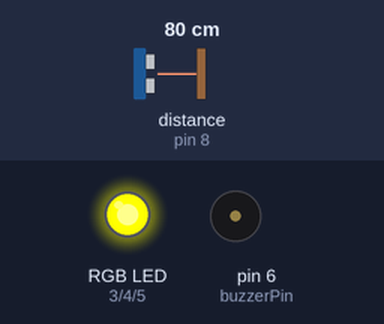
Bench run of a sketch on a simulated Arduino Uno, built with avr-gcc and run on an emulated ATmega328P. On the bench: an RGB LED mixed from three pins (HIGH = lit), buzzer (waves = sounding, pin HIGH). The inputs (shaded band) are chosen by the test bench; at power-on: distance to the obstacle (sensor on pin 8) 80 cm. The echo pulse lasts 58.3 µs per cm.

Above: at 1.2 s.
1.3 s: distance to the obstacle (sensor on pin 8) set to 12 cm
2.8 s: distance to the obstacle (sensor on pin 8) set to 9 cm
At 3.6 s:
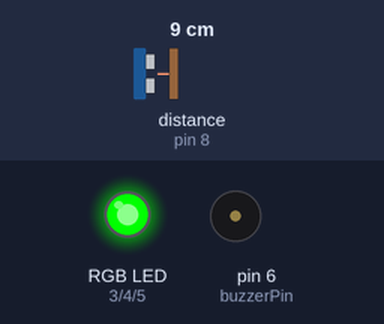
4.3 s: distance to the obstacle (sensor on pin 8) set to 18 cm
At 5.4 s:
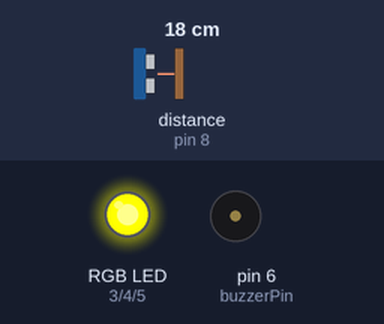
5.8 s: distance to the obstacle (sensor on pin 8) set to 2 cm
At 6.3 s:
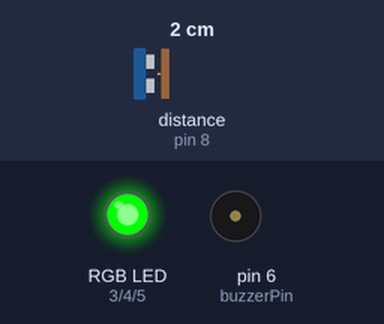
Timing chart, 0 to 8.3 s (numbered marks = the images above; inputs shaded):
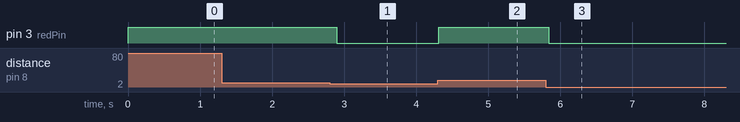

The sketch:

sketch_may6a2.ino
```cpp
#include <NewPing.h>  // The Library used

// Ultrasonic Sensor Setup
#define TRIG_PIN 7
#define ECHO_PIN 8
#define MAX_DISTANCE 100  // Max range to check in cm
NewPing sonar(TRIG_PIN, ECHO_PIN, MAX_DISTANCE);

//  Pin Definitions
const int redPin = 3;
const int greenPin = 4;
const int bluePin = 5;
const int buzzerPin = 6;

// Threshold and Timing
const int doorThreshold = 10;              // Door open if distance > 10 cm
const unsigned long delayTime = 10000;     // 10 seconds in milliseconds

//  State Tracking
bool doorOpen = false;
unsigned long doorOpenTime = 0;

void setup() {
  pinMode(redPin, OUTPUT);
  pinMode(greenPin, OUTPUT);
  pinMode(bluePin, OUTPUT);
  pinMode(buzzerPin, OUTPUT);

  setLEDColor(0, 255, 0);  // Start with green (closed)
  digitalWrite(buzzerPin, LOW);
}

void loop() {
  int distance = sonar.ping_cm();
  Serial.println(distance); // Optional: monitor in Serial

  if (distance > 0 && distance > doorThreshold) {
    // Door is open
    if (!doorOpen) {
      doorOpen = true;
      doorOpenTime = millis();  // Starts the timer
    }

    unsigned long elapsed = millis() - doorOpenTime;

    if (elapsed < delayTime) {
      setLEDColor(255, 255, 0);  // Yellow (warning)
      digitalWrite(buzzerPin, LOW);
    } else {
      setLEDColor(255, 0, 0);    // Red (alert)
      digitalWrite(buzzerPin, HIGH);  // Active buzzer continuously
    }
  } else {
    // Door closed
    doorOpen = false;
    setLEDColor(0, 255, 0);  // Green
    digitalWrite(buzzerPin, LOW);
  }

  delay(100);  // Small delay
}

//  RGB LED control
void setLEDColor(int red, int green, int blue) {
  analogWrite(redPin, red);
  analogWrite(greenPin, green);
  analogWrite(bluePin, blue);
}
```

Measured:
- the behaviour switches between 11 and 10 cm on distance to the obstacle (sensor on pin 8) (found by bisection; images 0 and 1)
- after the input at 1.3 s, every drawn part: stays the same
- after the input at 2.8 s, pin 3 (redPin): HIGH → LOW after 0.10 s
- after the input at 4.3 s, pin 3 (redPin): LOW → HIGH at once
- after the input at 5.8 s, pin 3 (redPin): HIGH → LOW at once
